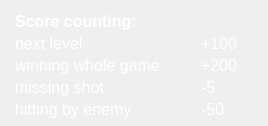
     <widget class="QWidget" name="gridLayoutWidget_6">
      <property name="geometry">
       <rect>
        <x>77</x>
        <y>411</y>
        <width>268</width>
        <height>126</height>
       </rect>
      </property>
      <layout class="QGridLayout" name="gridLayout_2">
       <property name="sizeConstraint">
        <enum>QLayout::SetMaximumSize</enum>
       </property>
       <item row="3" column="1">
        <widget class="QTextEdit" name="label_23">
         <property name="minimumSize">
          <size>
           <width>0</width>
           <height>20</height>
          </size>
         </property>
         <property name="maximumSize">
          <size>
           <width>60</width>
           <height>20</height>
          </size>
         </property>
         <property name="font">
          <font>
           <family>MS Shell Dlg 2</family>
           <pointsize>25</pointsize>
           <weight>75</weight>
           <bold>true</bold>
          </font>
         </property>
         <property name="styleSheet">
          <string notr="true">background-color: rgba(0,0,0,0);
border-style: none;
color: white;</string>
         </property>
         <property name="verticalScrollBarPolicy">
          <enum>Qt::ScrollBarAlwaysOff</enum>
         </property>
         <property name="horizontalScrollBarPolicy">
          <enum>Qt::ScrollBarAlwaysOff</enum>
         </property>
         <property name="html">
          <string>&lt;!DOCTYPE HTML PUBLIC &quot;-//W3C//DTD HTML 4.0//EN&quot; &quot;http://www.w3.org/TR/REC-html40/strict.dtd&quot;&gt;
&lt;html&gt;&lt;head&gt;&lt;meta name=&quot;qrichtext&quot; content=&quot;1&quot; /&gt;&lt;style type=&quot;text/css&quot;&gt;
p, li { white-space: pre-wrap; }
&lt;/style&gt;&lt;/head&gt;&lt;body style=&quot; font-family:'MS Shell Dlg 2'; font-size:25pt; font-weight:600; font-style:normal;&quot;&gt;
&lt;p style=&quot; margin-top:0px; margin-bottom:0px; margin-left:0px; margin-right:0px; -qt-block-indent:0; text-indent:0px;&quot;&gt;&lt;span style=&quot; font-size:12pt; font-weight:400;&quot;&gt;-5&lt;/span&gt;&lt;/p&gt;&lt;/body&gt;&lt;/html&gt;</string>
         </property>
         <property name="textInteractionFlags">
          <set>Qt::NoTextInteraction</set>
         </property>
        </widget>
       </item>
       <item row="0" column="0">
        <widget class="QTextEdit" name="label_27">
         <property name="minimumSize">
          <size>
           <width>200</width>
           <height>20</height>
          </size>
         </property>
         <property name="maximumSize">
          <size>
           <width>200</width>
           <height>20</height>
          </size>
         </property>
         <property name="font">
          <font>
           <family>MS Shell Dlg 2</family>
           <pointsize>25</pointsize>
           <weight>75</weight>
           <bold>true</bold>
          </font>
         </property>
         <property name="styleSheet">
          <string notr="true">background-color: rgba(0,0,0,0);
border-style: none;
color: white;</string>
         </property>
         <property name="verticalScrollBarPolicy">
          <enum>Qt::ScrollBarAlwaysOff</enum>
         </property>
         <property name="horizontalScrollBarPolicy">
          <enum>Qt::ScrollBarAlwaysOff</enum>
         </property>
         <property name="html">
          <string>&lt;!DOCTYPE HTML PUBLIC &quot;-//W3C//DTD HTML 4.0//EN&quot; &quot;http://www.w3.org/TR/REC-html40/strict.dtd&quot;&gt;
&lt;html&gt;&lt;head&gt;&lt;meta name=&quot;qrichtext&quot; content=&quot;1&quot; /&gt;&lt;style type=&quot;text/css&quot;&gt;
p, li { white-space: pre-wrap; }
&lt;/style&gt;&lt;/head&gt;&lt;body style=&quot; font-family:'MS Shell Dlg 2'; font-size:25pt; font-weight:600; font-style:normal;&quot;&gt;
&lt;p style=&quot; margin-top:0px; margin-bottom:0px; margin-left:0px; margin-right:0px; -qt-block-indent:0; text-indent:0px;&quot;&gt;&lt;span style=&quot; font-size:12pt;&quot;&gt;Score counting:&lt;/span&gt;&lt;/p&gt;&lt;/body&gt;&lt;/html&gt;</string>
         </property>
         <property name="textInteractionFlags">
          <set>Qt::NoTextInteraction</set>
         </property>
        </widget>
       </item>
       <item row="2" column="1">
        <widget class="QTextEdit" name="label_25">
         <property name="minimumSize">
          <size>
           <width>0</width>
           <height>20</height>
          </size>
         </property>
         <property name="maximumSize">
          <size>
           <width>60</width>
           <height>20</height>
          </size>
         </property>
         <property name="font">
          <font>
           <family>MS Shell Dlg 2</family>
           <pointsize>25</pointsize>
           <weight>75</weight>
           <bold>true</bold>
          </font>
         </property>
         <property name="styleSheet">
          <string notr="true">background-color: rgba(0,0,0,0);
border-style: none;
color: white;</string>
         </property>
         <property name="verticalScrollBarPolicy">
          <enum>Qt::ScrollBarAlwaysOff</enum>
         </property>
         <property name="horizontalScrollBarPolicy">
          <enum>Qt::ScrollBarAlwaysOff</enum>
         </property>
         <property name="html">
          <string>&lt;!DOCTYPE HTML PUBLIC &quot;-//W3C//DTD HTML 4.0//EN&quot; &quot;http://www.w3.org/TR/REC-html40/strict.dtd&quot;&gt;
&lt;html&gt;&lt;head&gt;&lt;meta name=&quot;qrichtext&quot; content=&quot;1&quot; /&gt;&lt;style type=&quot;text/css&quot;&gt;
p, li { white-space: pre-wrap; }
&lt;/style&gt;&lt;/head&gt;&lt;body style=&quot; font-family:'MS Shell Dlg 2'; font-size:25pt; font-weight:600; font-style:normal;&quot;&gt;
&lt;p style=&quot; margin-top:0px; margin-bottom:0px; margin-left:0px; margin-right:0px; -qt-block-indent:0; text-indent:0px;&quot;&gt;&lt;span style=&quot; font-size:12pt; font-weight:400;&quot;&gt;+200&lt;/span&gt;&lt;/p&gt;&lt;/body&gt;&lt;/html&gt;</string>
         </property>
         <property name="textInteractionFlags">
          <set>Qt::NoTextInteraction</set>
         </property>
        </widget>
       </item>
       <item row="2" column="0">
        <widget class="QTextEdit" name="label_22">
         <property name="minimumSize">
          <size>
           <width>200</width>
           <height>20</height>
          </size>
         </property>
         <property name="maximumSize">
          <size>
           <width>200</width>
           <height>20</height>
          </size>
         </property>
         <property name="font">
          <font>
           <family>MS Shell Dlg 2</family>
           <pointsize>25</pointsize>
           <weight>75</weight>
           <bold>true</bold>
          </font>
         </property>
         <property name="styleSheet">
          <string notr="true">background-color: rgba(0,0,0,0);
border-style: none;
color: white;</string>
         </property>
         <property name="verticalScrollBarPolicy">
          <enum>Qt::ScrollBarAlwaysOff</enum>
         </property>
         <property name="horizontalScrollBarPolicy">
          <enum>Qt::ScrollBarAlwaysOff</enum>
         </property>
         <property name="html">
          <string>&lt;!DOCTYPE HTML PUBLIC &quot;-//W3C//DTD HTML 4.0//EN&quot; &quot;http://www.w3.org/TR/REC-html40/strict.dtd&quot;&gt;
&lt;html&gt;&lt;head&gt;&lt;meta name=&quot;qrichtext&quot; content=&quot;1&quot; /&gt;&lt;style type=&quot;text/css&quot;&gt;
p, li { white-space: pre-wrap; }
&lt;/style&gt;&lt;/head&gt;&lt;body style=&quot; font-family:'MS Shell Dlg 2'; font-size:25pt; font-weight:600; font-style:normal;&quot;&gt;
&lt;p style=&quot; margin-top:0px; margin-bottom:0px; margin-left:0px; margin-right:0px; -qt-block-indent:0; text-indent:0px;&quot;&gt;&lt;span style=&quot; font-size:12pt; font-weight:400;&quot;&gt;winning whole game&lt;/span&gt;&lt;/p&gt;&lt;/body&gt;&lt;/html&gt;</string>
         </property>
         <property name="textInteractionFlags">
          <set>Qt::NoTextInteraction</set>
         </property>
        </widget>
       </item>
       <item row="1" column="1">
        <widget class="QTextEdit" name="label_26">
         <property name="minimumSize">
          <size>
           <width>0</width>
           <height>20</height>
          </size>
         </property>
         <property name="maximumSize">
          <size>
           <width>60</width>
           <height>20</height>
          </size>
         </property>
         <property name="font">
          <font>
           <family>MS Shell Dlg 2</family>
           <pointsize>25</pointsize>
           <weight>75</weight>
           <bold>true</bold>
          </font>
         </property>
         <property name="styleSheet">
          <string notr="true">background-color: rgba(0,0,0,0);
border-style: none;
color: white;</string>
         </property>
         <property name="verticalScrollBarPolicy">
          <enum>Qt::ScrollBarAlwaysOff</enum>
         </property>
         <property name="horizontalScrollBarPolicy">
          <enum>Qt::ScrollBarAlwaysOff</enum>
         </property>
         <property name="html">
          <string>&lt;!DOCTYPE HTML PUBLIC &quot;-//W3C//DTD HTML 4.0//EN&quot; &quot;http://www.w3.org/TR/REC-html40/strict.dtd&quot;&gt;
&lt;html&gt;&lt;head&gt;&lt;meta name=&quot;qrichtext&quot; content=&quot;1&quot; /&gt;&lt;style type=&quot;text/css&quot;&gt;
p, li { white-space: pre-wrap; }
&lt;/style&gt;&lt;/head&gt;&lt;body style=&quot; font-family:'MS Shell Dlg 2'; font-size:25pt; font-weight:600; font-style:normal;&quot;&gt;
&lt;p style=&quot; margin-top:0px; margin-bottom:0px; margin-left:0px; margin-right:0px; -qt-block-indent:0; text-indent:0px;&quot;&gt;&lt;span style=&quot; font-size:12pt; font-weight:400;&quot;&gt;+100&lt;/span&gt;&lt;/p&gt;&lt;/body&gt;&lt;/html&gt;</string>
         </property>
         <property name="textInteractionFlags">
          <set>Qt::NoTextInteraction</set>
         </property>
        </widget>
       </item>
       <item row="1" column="0">
        <widget class="QTextEdit" name="label_21">
         <property name="minimumSize">
          <size>
           <width>200</width>
           <height>20</height>
          </size>
         </property>
         <property name="maximumSize">
          <size>
           <width>200</width>
           <height>20</height>
          </size>
         </property>
         <property name="font">
          <font>
           <family>MS Shell Dlg 2</family>
           <pointsize>25</pointsize>
           <weight>75</weight>
           <bold>true</bold>
          </font>
         </property>
         <property name="styleSheet">
          <string notr="true">background-color: rgba(0,0,0,0);
border-style: none;
color: white;</string>
         </property>
         <property name="verticalScrollBarPolicy">
          <enum>Qt::ScrollBarAlwaysOff</enum>
         </property>
         <property name="horizontalScrollBarPolicy">
          <enum>Qt::ScrollBarAlwaysOff</enum>
         </property>
         <property name="html">
          <string>&lt;!DOCTYPE HTML PUBLIC &quot;-//W3C//DTD HTML 4.0//EN&quot; &quot;http://www.w3.org/TR/REC-html40/strict.dtd&quot;&gt;
&lt;html&gt;&lt;head&gt;&lt;meta name=&quot;qrichtext&quot; content=&quot;1&quot; /&gt;&lt;style type=&quot;text/css&quot;&gt;
p, li { white-space: pre-wrap; }
&lt;/style&gt;&lt;/head&gt;&lt;body style=&quot; font-family:'MS Shell Dlg 2'; font-size:25pt; font-weight:600; font-style:normal;&quot;&gt;
&lt;p style=&quot; margin-top:0px; margin-bottom:0px; margin-left:0px; margin-right:0px; -qt-block-indent:0; text-indent:0px;&quot;&gt;&lt;span style=&quot; font-size:12pt; font-weight:400;&quot;&gt;next level&lt;/span&gt;&lt;/p&gt;&lt;/body&gt;&lt;/html&gt;</string>
         </property>
         <property name="textInteractionFlags">
          <set>Qt::NoTextInteraction</set>
         </property>
        </widget>
       </item>
       <item row="3" column="0">
        <widget class="QTextEdit" name="label_19">
         <property name="minimumSize">
          <size>
           <width>200</width>
           <height>20</height>
          </size>
         </property>
         <property name="maximumSize">
          <size>
           <width>200</width>
           <height>20</height>
          </size>
         </property>
         <property name="font">
          <font>
           <family>MS Shell Dlg 2</family>
           <pointsize>25</pointsize>
           <weight>75</weight>
           <bold>true</bold>
          </font>
         </property>
         <property name="styleSheet">
          <string notr="true">background-color: rgba(0,0,0,0);
border-style: none;
color: white;</string>
         </property>
         <property name="verticalScrollBarPolicy">
          <enum>Qt::ScrollBarAlwaysOff</enum>
         </property>
         <property name="horizontalScrollBarPolicy">
          <enum>Qt::ScrollBarAlwaysOff</enum>
         </property>
         <property name="html">
          <string>&lt;!DOCTYPE HTML PUBLIC &quot;-//W3C//DTD HTML 4.0//EN&quot; &quot;http://www.w3.org/TR/REC-html40/strict.dtd&quot;&gt;
&lt;html&gt;&lt;head&gt;&lt;meta name=&quot;qrichtext&quot; content=&quot;1&quot; /&gt;&lt;style type=&quot;text/css&quot;&gt;
p, li { white-space: pre-wrap; }
&lt;/style&gt;&lt;/head&gt;&lt;body style=&quot; font-family:'MS Shell Dlg 2'; font-size:25pt; font-weight:600; font-style:normal;&quot;&gt;
&lt;p style=&quot; margin-top:0px; margin-bottom:0px; margin-left:0px; margin-right:0px; -qt-block-indent:0; text-indent:0px;&quot;&gt;&lt;span style=&quot; font-size:12pt; font-weight:400;&quot;&gt;missing shot&lt;/span&gt;&lt;/p&gt;&lt;/body&gt;&lt;/html&gt;</string>
         </property>
         <property name="textInteractionFlags">
          <set>Qt::NoTextInteraction</set>
         </property>
        </widget>
       </item>
       <item row="4" column="0">
        <widget class="QTextEdit" name="label_20">
         <property name="minimumSize">
          <size>
           <width>200</width>
           <height>20</height>
          </size>
         </property>
         <property name="maximumSize">
          <size>
           <width>200</width>
           <height>20</height>
          </size>
         </property>
         <property name="font">
          <font>
           <family>MS Shell Dlg 2</family>
           <pointsize>25</pointsize>
           <weight>75</weight>
           <bold>true</bold>
          </font>
         </property>
         <property name="styleSheet">
          <string notr="true">background-color: rgba(0,0,0,0);
border-style: none;
color: white;</string>
         </property>
         <property name="verticalScrollBarPolicy">
          <enum>Qt::ScrollBarAlwaysOff</enum>
         </property>
         <property name="horizontalScrollBarPolicy">
          <enum>Qt::ScrollBarAlwaysOff</enum>
         </property>
         <property name="html">
          <string>&lt;!DOCTYPE HTML PUBLIC &quot;-//W3C//DTD HTML 4.0//EN&quot; &quot;http://www.w3.org/TR/REC-html40/strict.dtd&quot;&gt;
&lt;html&gt;&lt;head&gt;&lt;meta name=&quot;qrichtext&quot; content=&quot;1&quot; /&gt;&lt;style type=&quot;text/css&quot;&gt;
p, li { white-space: pre-wrap; }
&lt;/style&gt;&lt;/head&gt;&lt;body style=&quot; font-family:'MS Shell Dlg 2'; font-size:25pt; font-weight:600; font-style:normal;&quot;&gt;
&lt;p style=&quot; margin-top:0px; margin-bottom:0px; margin-left:0px; margin-right:0px; -qt-block-indent:0; text-indent:0px;&quot;&gt;&lt;span style=&quot; font-size:12pt; font-weight:400;&quot;&gt;hitting by enemy&lt;/span&gt;&lt;/p&gt;&lt;/body&gt;&lt;/html&gt;</string>
         </property>
         <property name="textInteractionFlags">
          <set>Qt::NoTextInteraction</set>
         </property>
        </widget>
       </item>
       <item row="4" column="1">
        <widget class="QTextEdit" name="label_24">
         <property name="minimumSize">
          <size>
           <width>0</width>
           <height>20</height>
          </size>
         </property>
         <property name="maximumSize">
          <size>
           <width>60</width>
           <height>20</height>
          </size>
         </property>
         <property name="font">
          <font>
           <family>MS Shell Dlg 2</family>
           <pointsize>25</pointsize>
           <weight>75</weight>
           <bold>true</bold>
          </font>
         </property>
         <property name="styleSheet">
          <string notr="true">background-color: rgba(0,0,0,0);
border-style: none;
color: white;</string>
         </property>
         <property name="verticalScrollBarPolicy">
          <enum>Qt::ScrollBarAlwaysOff</enum>
         </property>
         <property name="horizontalScrollBarPolicy">
          <enum>Qt::ScrollBarAlwaysOff</enum>
         </property>
         <property name="html">
          <string>&lt;!DOCTYPE HTML PUBLIC &quot;-//W3C//DTD HTML 4.0//EN&quot; &quot;http://www.w3.org/TR/REC-html40/strict.dtd&quot;&gt;
&lt;html&gt;&lt;head&gt;&lt;meta name=&quot;qrichtext&quot; content=&quot;1&quot; /&gt;&lt;style type=&quot;text/css&quot;&gt;
p, li { white-space: pre-wrap; }
&lt;/style&gt;&lt;/head&gt;&lt;body style=&quot; font-family:'MS Shell Dlg 2'; font-size:25pt; font-weight:600; font-style:normal;&quot;&gt;
&lt;p style=&quot; margin-top:0px; margin-bottom:0px; margin-left:0px; margin-right:0px; -qt-block-indent:0; text-indent:0px;&quot;&gt;&lt;span style=&quot; font-size:12pt; font-weight:400;&quot;&gt;-50&lt;/span&gt;&lt;/p&gt;&lt;/body&gt;&lt;/html&gt;</string>
         </property>
         <property name="textInteractionFlags">
          <set>Qt::NoTextInteraction</set>
         </property>
        </widget>
       </item>
      </layout>
     </widget>
